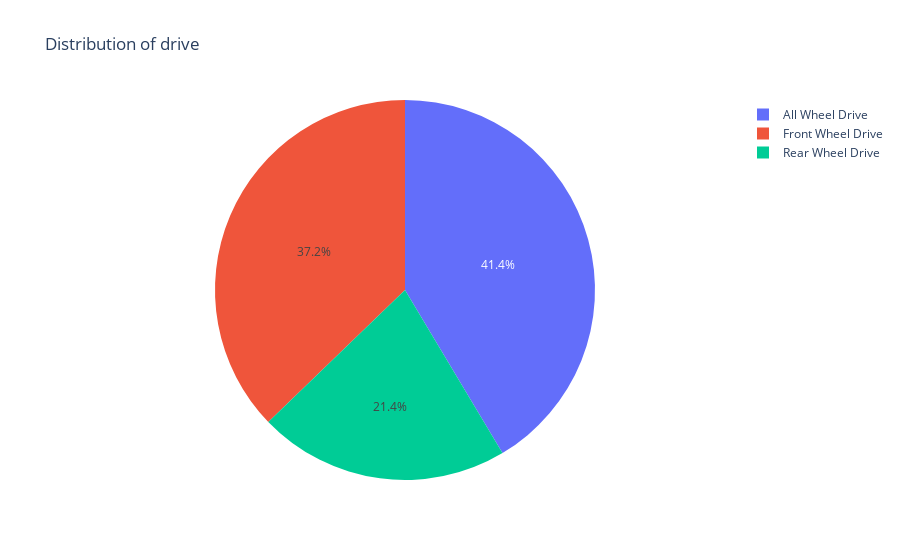

Here is the notebook cell this chart was saved with:
### Code cell
#uni variate categorical (Drive , 3 Classes)
dff = EV_df.groupby("Drive")[['Range']].count().reset_index().sort_values(by='Range', ascending=False)
dff
px.pie(names=dff["Drive"],values =dff['Range'],title = 'Distribution of drive')

### Figure 1 — Plotly figure (JSON) as saved in the notebook; plotly's stock layout.template omitted (floating-point values rounded to 4 significant figures)
{"data": [{"domain": {"x": [0, 1], "y": [0, 1]}, "hovertemplate": "label=%{label}<br>value=%{value}<extra></extra>", "labels": ["All Wheel Drive", "Front Wheel Drive", "Rear Wheel Drive"], "legendgroup": "", "name": "", "showlegend": true, "type": "pie", "values": [128, 115, 66]}], "layout": {"autosize": true, "legend": {"tracegroupgap": 0}, "title": {"text": "Distribution of drive"}}}
